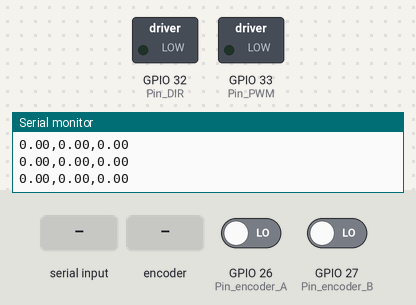
Bench run of a sketch on a simulated ESP32. Parts: switched loads named in the sketch (green lamp = pin HIGH), the last lines printed to the serial monitor. Inputs (shaded band) come from the test bench; at power-on: GPIO 26 (Pin_encoder_A) LOW, GPIO 27 (Pin_encoder_B) LOW.

Above: at 1.2 s.
1.3 s: "30,150\n" received over Serial
At 1.61 s:
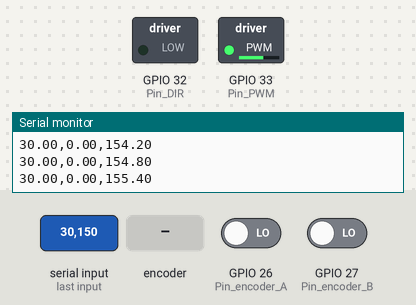
At 3.19 s:
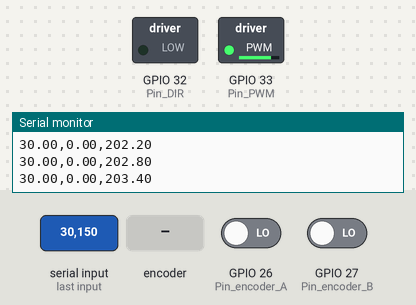
4.3 s: "1\n" received over Serial
At 5.5 s:
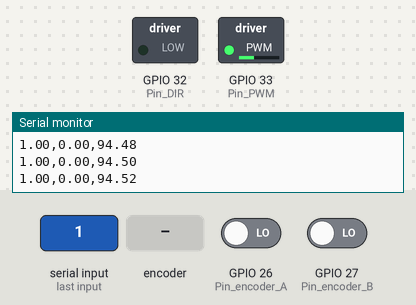
7.3 s: rotary encoder on GPIO 26 (Pin_encoder_A) / GPIO 27 (Pin_encoder_B) turned 1 step (first pin leading)
Timing chart, 0 to 16.5 s (numbered marks = the images above; inputs shaded):
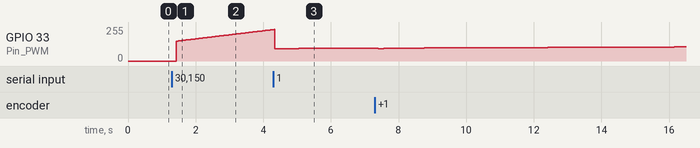

Measured:
- after the input at 1.3 s, GPIO 33 (Pin_PWM): moves from 0/255 to 235/255 over 2.8 s, starting after 0.13 s

The sketch:

controlPID_vel_motor_1DIR1PWM.ino
```cpp
#include <PID_v1.h>
#include <MeanFilterLib.h>

// Timer para ESP32
//hw_timer_t * timer = NULL;
//volatile bool timer_flag = false;

// Constantes
const float Pi = 3.14159265;
const uint16_t cuentas_max = 4741;
const float dt = 2.5; //Milisegundos

// Variables lectura encoder
volatile int32_t cuentas = 0;
volatile int8_t last_state = 0, current_state = 0;

// Variables calculo velocidad
MeanFilter<float> meanFilter(10);
float current_position = 0.0, last_position = 0.0;
float velocidad = 0.0;
double velocidadf = 0.0;
double RPM = 0.0, RPM_s = 0.0;

// Variables Control PID
float Kp = 5.0, Ki = 10.0, Kd = 0.0;
double PWM = 0.0, Abs_Setpoint = 0.0, Prcntg_PWM = 0.0, Voltaje = 0.0;
int U = 0;
PID VelPID(&RPM, &PWM, &Abs_Setpoint, Kp, Ki, Kd, DIRECT);

// Variables Serial
const byte numChars = 32;
char receivedChars[numChars];
boolean newData = false;
float dataNumber = 0.0, Setpoint = 0.0;

// Pines
int Pin_encoder_A = 26, Pin_encoder_B = 27;
int Pin_DIR = 32, Pin_PWM = 33;

// Configuración PWM para ESP32
const int freq = 7812;  // Frecuencia PWM en Hz
const int ledChannel = 0;  // Canal PWM
const int resolution = 8;  // Resolución de 8 bits (0-255)

//void IRAM_ATTR lectura_encoder();
//void IRAM_ATTR ISR_Timer();
unsigned long previousMillis = 0;
unsigned long currentMillis = 0;

void setup()
{
    Serial.begin(9600);

    pinMode(Pin_encoder_A, INPUT);
    pinMode(Pin_encoder_B, INPUT);
    pinMode(Pin_DIR, OUTPUT);
    pinMode(Pin_PWM, OUTPUT);

    // Configurar PWM para ESP32
    ledcAttachChannel(Pin_PWM, freq, resolution, ledChannel);

    VelPID.SetMode(AUTOMATIC);
    VelPID.SetTunings(Kp, Ki, Kd);
    VelPID.SetSampleTime(dt);

    // Configurar interrupciones del encoder
    attachInterrupt(digitalPinToInterrupt(Pin_encoder_A), lectura_encoder, CHANGE);
    attachInterrupt(digitalPinToInterrupt(Pin_encoder_B), lectura_encoder, CHANGE);

    // Configurar Timer para ESP32 (nueva API v3.x)
    // Frecuencia = 1000000 / (dt * 1000) = 1000 / dt Hz
    //timer = timerBegin(1000000 / (dt * 1000));  // Frecuencia en Hz
    //timerAttachInterrupt(timer, &ISR_Timer);
    //timerStart(timer);
}

void loop()
{

  currentMillis = millis();
  if (currentMillis - previousMillis >= dt) {
    PID_Control();
    previousMillis = currentMillis;
    //Serial.println("CONTROL");
  }

  LeerSerial();
  ObtenerSetpoint();
  EnviarDatos();

}

void PID_Control()
{

    VelPID.Compute();
    U = PWM;
    Prcntg_PWM = (PWM/255.0)*100.0;
    Voltaje = 12*sqrt(PWM/255.0);

    if (Setpoint > 0) {
        digitalWrite(Pin_DIR, LOW);
        ledcWrite(Pin_PWM, U);  // Cambiar analogWrite por ledcWrite
    }
    else if (Setpoint < 0) {
        digitalWrite(Pin_DIR, HIGH);
        ledcWrite(Pin_PWM, U);  // Cambiar analogWrite por ledcWrite
        Voltaje = -Voltaje;
    }
    else {
        digitalWrite(Pin_DIR, LOW);
        ledcWrite(Pin_PWM, 0);  // Cambiar analogWrite por ledcWrite
    }

    current_position = (cuentas*2*Pi)/cuentas_max;
    velocidad = ((current_position - last_position)/(dt)*1000);
    velocidad = meanFilter.AddValue(velocidad);
    RPM_s = (velocidad/(2*PI))*60;
    velocidadf = abs(velocidad);
    RPM = (velocidadf/(2*PI))*60;

    last_position = current_position;

}

void lectura_encoder()
{
    if(digitalRead(Pin_encoder_A)==1)
      bitSet(current_state,1);
    else
      bitClear(current_state,1);

    if(digitalRead(Pin_encoder_B)==1)
      bitSet(current_state,0);
    else
      bitClear(current_state,0);

    if(last_state==3 && current_state==1)
      cuentas++;
    if(last_state==1 && current_state==0)
      cuentas++;
    if(last_state==0 && current_state==2)
      cuentas++;
    if(last_state==2 && current_state==3)
      cuentas++;

    if(last_state==3 && current_state==2)
      cuentas--;
    if(last_state==2 && current_state==0)
      cuentas--;
    if(last_state==0 && current_state==1)
      cuentas--;
    if(last_state==1 && current_state==3)
      cuentas--;

    last_state = current_state;
}

void LeerSerial() {
    static byte ndx = 0;
    char endMarker = '\n';
    char rc;

    if (Serial.available() > 0) {
        rc = Serial.read();

        if (rc != endMarker) {
            receivedChars[ndx] = rc;
            ndx++;
            if (ndx >= numChars) {
                ndx = numChars - 1;
            }
        }
        else {
            receivedChars[ndx] = '\0';
            ndx = 0;
            newData = true;
        }
    }
}

void ObtenerSetpoint() {
    if (newData == true) {
        dataNumber = 0;
        dataNumber = atof(receivedChars);
        Setpoint = dataNumber;
        Abs_Setpoint = abs(dataNumber);
        newData = false;
    }
}

void EnviarDatos(){
Serial.print(Setpoint);
  Serial.print(",");
  Serial.print(RPM);
  Serial.print(",");
  Serial.println(PWM);
  //Serial.print(" ");
  //Serial.print(0);
  //Serial.print(" ");
  //Serial.print(10);
  //Serial.print(" ");
  //Serial.print(-10);
  //Serial.println(" ");
}
```
